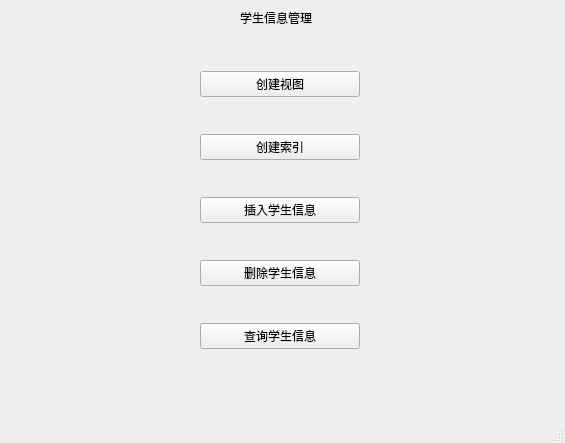
<?xml version="1.0" encoding="UTF-8"?>
<ui version="4.0">
 <class>MainWindow</class>
 <widget class="QMainWindow" name="MainWindow">
  <property name="geometry">
   <rect>
    <x>0</x>
    <y>0</y>
    <width>565</width>
    <height>443</height>
   </rect>
  </property>
  <property name="windowTitle">
   <string>MainWindow</string>
  </property>
  <widget class="QWidget" name="centralwidget">
   <widget class="QWidget" name="verticalLayoutWidget">
    <property name="geometry">
     <rect>
      <x>200</x>
      <y>40</y>
      <width>160</width>
      <height>341</height>
     </rect>
    </property>
    <layout class="QVBoxLayout" name="verticalLayout">
     <item>
      <widget class="QPushButton" name="makeViewBut">
       <property name="text">
        <string>创建视图</string>
       </property>
      </widget>
     </item>
     <item>
      <widget class="QPushButton" name="makeIndexBut">
       <property name="text">
        <string>创建索引</string>
       </property>
      </widget>
     </item>
     <item>
      <widget class="QPushButton" name="insertBut">
       <property name="text">
        <string>插入学生信息</string>
       </property>
      </widget>
     </item>
     <item>
      <widget class="QPushButton" name="deleteBut">
       <property name="text">
        <string>删除学生信息</string>
       </property>
      </widget>
     </item>
     <item>
      <widget class="QPushButton" name="queryBut">
       <property name="text">
        <string>查询学生信息</string>
       </property>
      </widget>
     </item>
    </layout>
   </widget>
   <widget class="QLabel" name="label">
    <property name="geometry">
     <rect>
      <x>240</x>
      <y>10</y>
      <width>81</width>
      <height>16</height>
     </rect>
    </property>
    <property name="text">
     <string>学生信息管理</string>
    </property>
   </widget>
  </widget>
  <widget class="QMenuBar" name="menubar">
   <property name="geometry">
    <rect>
     <x>0</x>
     <y>0</y>
     <width>565</width>
     <height>22</height>
    </rect>
   </property>
  </widget>
  <widget class="QStatusBar" name="statusbar"/>
 </widget>
 <resources/>
 <connections/>
</ui>
